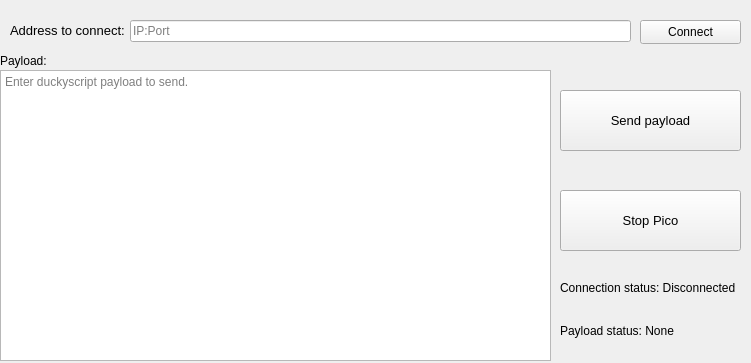
<?xml version="1.0" encoding="UTF-8"?>
<ui version="4.0">
 <class>PayloadSender</class>
 <widget class="QMainWindow" name="PayloadSender">
  <property name="geometry">
   <rect>
    <x>0</x>
    <y>0</y>
    <width>751</width>
    <height>363</height>
   </rect>
  </property>
  <property name="minimumSize">
   <size>
    <width>751</width>
    <height>363</height>
   </size>
  </property>
  <property name="maximumSize">
   <size>
    <width>751</width>
    <height>363</height>
   </size>
  </property>
  <property name="windowTitle">
   <string>Pico payload sender</string>
  </property>
  <widget class="QWidget" name="centralwidget">
   <property name="minimumSize">
    <size>
     <width>751</width>
     <height>363</height>
    </size>
   </property>
   <property name="maximumSize">
    <size>
     <width>751</width>
     <height>363</height>
    </size>
   </property>
   <widget class="QLabel" name="addressToConnectLabel">
    <property name="geometry">
     <rect>
      <x>10</x>
      <y>15</y>
      <width>121</width>
      <height>31</height>
     </rect>
    </property>
    <property name="font">
     <font>
      <pointsize>10</pointsize>
     </font>
    </property>
    <property name="text">
     <string>Address to connect:</string>
    </property>
   </widget>
   <widget class="QLineEdit" name="connectionAddressLineEdit">
    <property name="geometry">
     <rect>
      <x>130</x>
      <y>20</y>
      <width>501</width>
      <height>22</height>
     </rect>
    </property>
    <property name="text">
     <string/>
    </property>
    <property name="placeholderText">
     <string>IP:Port</string>
    </property>
   </widget>
   <widget class="QPushButton" name="connectionButton">
    <property name="geometry">
     <rect>
      <x>640</x>
      <y>20</y>
      <width>101</width>
      <height>24</height>
     </rect>
    </property>
    <property name="text">
     <string>Connect</string>
    </property>
   </widget>
   <widget class="QTextEdit" name="payloadTextEdit">
    <property name="geometry">
     <rect>
      <x>0</x>
      <y>70</y>
      <width>551</width>
      <height>291</height>
     </rect>
    </property>
    <property name="placeholderText">
     <string>Enter duckyscript payload to send.</string>
    </property>
   </widget>
   <widget class="QLabel" name="payloadLabel">
    <property name="geometry">
     <rect>
      <x>0</x>
      <y>50</y>
      <width>51</width>
      <height>21</height>
     </rect>
    </property>
    <property name="text">
     <string>Payload:</string>
    </property>
   </widget>
   <widget class="QLabel" name="payloadStatusLabel">
    <property name="geometry">
     <rect>
      <x>560</x>
      <y>320</y>
      <width>141</width>
      <height>21</height>
     </rect>
    </property>
    <property name="text">
     <string>Payload status: None</string>
    </property>
   </widget>
   <widget class="QLabel" name="connectionStatusLabel">
    <property name="geometry">
     <rect>
      <x>560</x>
      <y>280</y>
      <width>181</width>
      <height>16</height>
     </rect>
    </property>
    <property name="text">
     <string>Connection status: Disconnected</string>
    </property>
   </widget>
   <widget class="QPushButton" name="sendPayloadButton">
    <property name="geometry">
     <rect>
      <x>560</x>
      <y>90</y>
      <width>181</width>
      <height>61</height>
     </rect>
    </property>
    <property name="font">
     <font>
      <pointsize>10</pointsize>
     </font>
    </property>
    <property name="text">
     <string>Send payload</string>
    </property>
   </widget>
   <widget class="QPushButton" name="stopPicoButton">
    <property name="geometry">
     <rect>
      <x>560</x>
      <y>190</y>
      <width>181</width>
      <height>61</height>
     </rect>
    </property>
    <property name="font">
     <font>
      <pointsize>10</pointsize>
     </font>
    </property>
    <property name="text">
     <string>Stop Pico</string>
    </property>
   </widget>
  </widget>
 </widget>
 <resources/>
 <connections/>
</ui>
